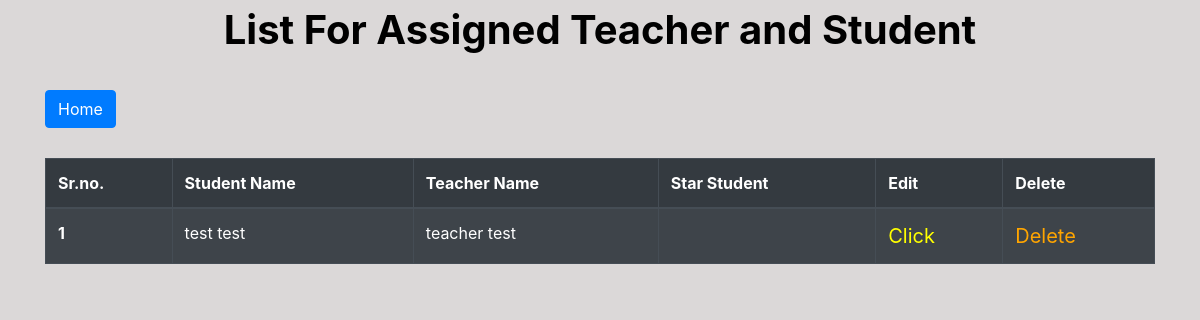
Before: /assigned_list with the older database file.
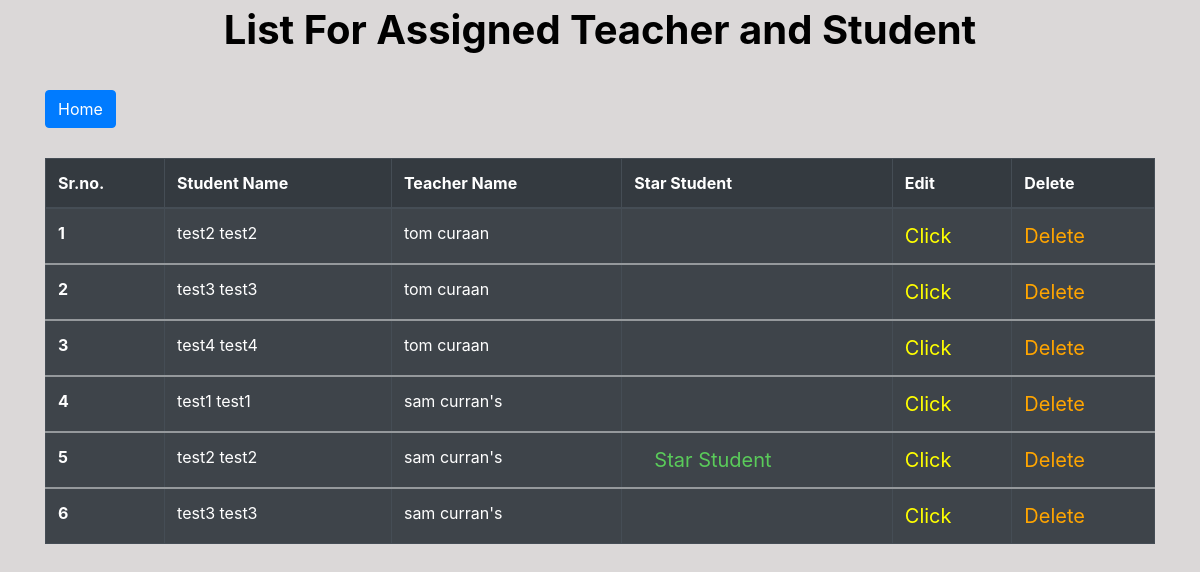
After: the same page with the newer database file.
### app/models.py (models this page shows, shortened)
class TeacherStudent(models.Model):
    teacher = models.ForeignKey(
        to="teacher", on_delete=models.CASCADE, related_name="teacher"
    )
    student = models.ForeignKey(
        to="student", on_delete=models.CASCADE, related_name="student"
    )
    is_star = models.BooleanField(default=False)

class Student(models.Model):
    first_name = models.CharField(max_length=50)
    last_name = models.CharField(max_length=50)
    def __str__(self):
        return self.first_name + " " + self.last_name

class Teacher(models.Model):
    first_name = models.CharField(max_length=50)
    last_name = models.CharField(max_length=50)
    def __str__(self):
        return self.first_name + " " + self.last_name

### app/views.py (the view)
class AssignedTeacherStudentList(ListView):
    model = TeacherStudent
    template_name = "app/assigned_list.html"
    def get_context_data(self, **kwargs):
        context = super().get_context_data(**kwargs)
        return context

### app/templates/app/assigned_list.html (shortened to what this page needs)
{% extends 'app/base.html' %}
{% block content %}
<legend align="center" class="text"><b> List For Assigned Teacher and Student </b></legend>
<section class='text-left container'>
  <button href="" class="btn btn-primary" type="submit">
    <a href="{% url 'home' %}" style="color:white;" > Home</a>
  </button>
</section>
<div class="container">
  {% if object_list %}
  <table class="table table-striped table-bordered table-hover table-dark">
      <thead>
          <tr>
              <th scope="col">Sr.no.</th>
              <th scope="col">Student Name</th>
              <th scope="col">Teacher Name</th>
              <th scope="col">Star Student</th>
              <th scope="col">Edit</th>
              <th scope="col">Delete</th>
          </tr>
      </thead>
      {% for assign in object_list %}
      <tbody>
          <tr>
              <th scope="row">{{forloop.counter}}</th>
              <td>{{assign.student}}</td>
              <td>{{assign.teacher}}</td>
              <td>
                <a href="#">
                    <div class="form-check">
                        {% if assign.is_star == True %}
                        <a href='#' style = "color:#5acb5a;font-size:20px;"> Star Student </a
                        {% endif %}
                    </div>
                </a>
            </td>
            <td><a href="{% url 'update_assigned_list' assign.id %}" style = "color:yellow;font-size:20px;" >Click</a></td>
              <td><a href="{% url 'delete_assigned_list' assign.id %}" style = "color:orange;font-size:20px;">Delete</a></td>
          </tr>
          {% endfor %}
          {% else %}
            <br><br>
              <h1 align='center'> List Not Found <h1>
          {% endif %}
      </tbody>
  </table>
</div>
{% endblock content %}

Changed rows visible on the page:
removed TeacherStudent: student "test test", teacher "teacher test"
added TeacherStudent: student "test2 test2", teacher "tom curaan"
added TeacherStudent: student "test3 test3", teacher "tom curaan"
added TeacherStudent: student "test4 test4", teacher "tom curaan"
added TeacherStudent: student "test1 test1", teacher "sam curran's"
added TeacherStudent: student "test2 test2", teacher "sam curran's", is_star "Star Student"
added TeacherStudent: student "test3 test3", teacher "sam curran's"
